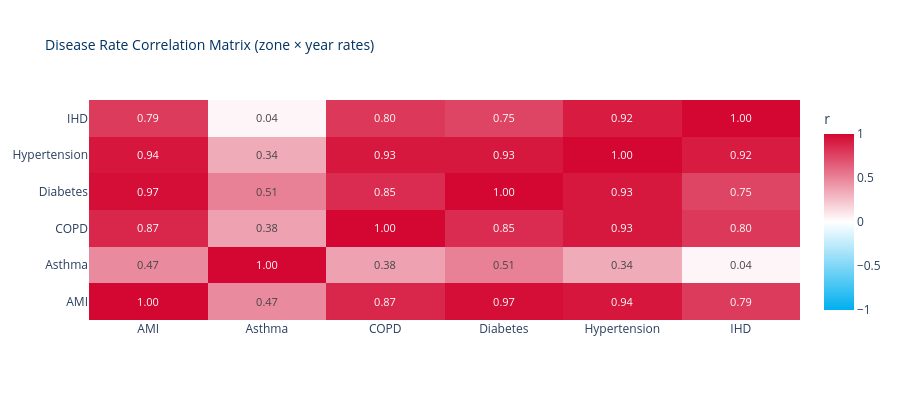

Write notebook code for a chart like this one.
### Markdown cell above
<div style="border-left: 4px solid #48B8C7; padding: 10px 15px; margin: 10px 0; background-color: rgba(0,88,164,0.05); border-radius: 4px;">

**EDA 7 — Correlation Between Diseases**

Do zones with high Diabetes also have high Hypertension? Is IHD correlated with AMI (as expected — AMI is a subset of IHD)? We compute the correlation matrix of zone × year rates across diseases.

</div>

### Code cell
# ══════════════════════════════════════════════════════════════════════════════
# EDA 7: CORRELATION BETWEEN DISEASES
# ══════════════════════════════════════════════════════════════════════════════

# Pivot: rows = zone × year, columns = disease rates
corr_data = trend_zone.pivot_table(
    index=['year', 'zone_name'], columns='disease', values='rate_per_1000'
).dropna()

corr_matrix = corr_data.corr().round(2)

fig = go.Figure(data=go.Heatmap(
    z=corr_matrix.values, x=corr_matrix.columns.tolist(), y=corr_matrix.index.tolist(),
    text=corr_matrix.values, texttemplate='%{text:.2f}', textfont=dict(size=11),
    colorscale=[[0, NS['sky_blue']], [0.5, NS['white']], [1, NS['crimson']]],
    zmid=0, colorbar=dict(title='r'),
    hovertemplate='%{y} vs %{x}<br>r = %{z:.2f}<extra></extra>',
))

fig.update_layout(
    title=dict(text='Disease Rate Correlation Matrix (zone × year rates)',
               font=dict(size=14, color=NS['deep_blue'])),
    template='plotly_white', height=400,
)
fig.show()

### Figure 1 — Plotly figure (JSON) as saved in the notebook; plotly's stock layout.template omitted (floating-point values rounded to 4 significant figures)
{"data": [{"colorbar": {"title": {"text": "r"}}, "colorscale": [[0, "#00AFEF"], [0.5, "#FFFFFF"], [1, "#D30731"]], "hovertemplate": "%{y} vs %{x}<br>r = %{z:.2f}<extra></extra>", "text": [[1.0, 0.47, 0.87, 0.97, 0.94, 0.79], [0.47, 1.0, 0.38, 0.51, 0.34, 0.04], [0.87, 0.38, 1.0, 0.85, 0.93, 0.8], [0.97, 0.51, 0.85, 1.0, 0.93, 0.75], [0.94, 0.34, 0.93, 0.93, 1.0, 0.92], [0.79, 0.04, 0.8, 0.75, 0.92, 1.0]], "textfont": {"size": 11}, "texttemplate": "%{text:.2f}", "type": "heatmap", "x": ["AMI", "Asthma", "COPD", "Diabetes", "Hypertension", "IHD"], "y": ["AMI", "Asthma", "COPD", "Diabetes", "Hypertension", "IHD"], "z": [[1.0, 0.47, 0.87, 0.97, 0.94, 0.79], [0.47, 1.0, 0.38, 0.51, 0.34, 0.04], [0.87, 0.38, 1.0, 0.85, 0.93, 0.8], [0.97, 0.51, 0.85, 1.0, 0.93, 0.75], [0.94, 0.34, 0.93, 0.93, 1.0, 0.92], [0.79, 0.04, 0.8, 0.75, 0.92, 1.0]], "zmid": 0}], "layout": {"height": 400, "title": {"font": {"color": "#003262", "size": 14}, "text": "Disease Rate Correlation Matrix (zone × year rates)"}}}
